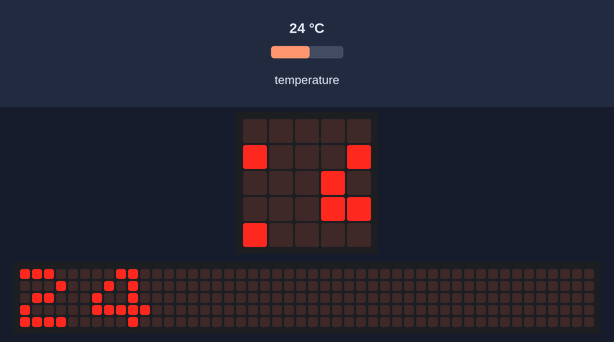
Simulated run of this program. Board: BBC micro:bit (MakeCode). Parts: the board's 5×5 LED display, a strip that is not on the board, showing the scrolling text unrolled. The test bench sets the inputs (shaded band); at power-on: temperature 24 °C. The 48×5 strip is a reading aid, not a part: it shows the text the display is scrolling, unrolled, one strip-width of it at a time.

Above: at 1.27 s.
1.3 s: temperature set to 12 °C
At 6.07 s:
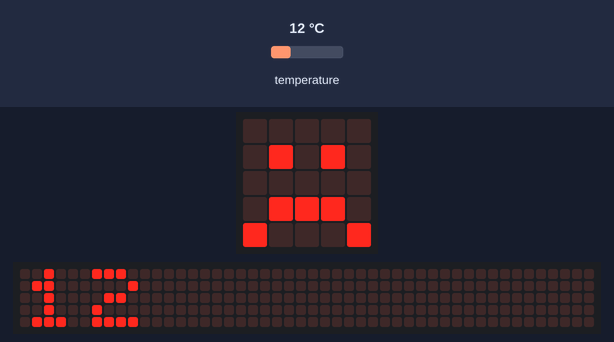
6.5 s: temperature set to 19 °C
At 9.38 s:
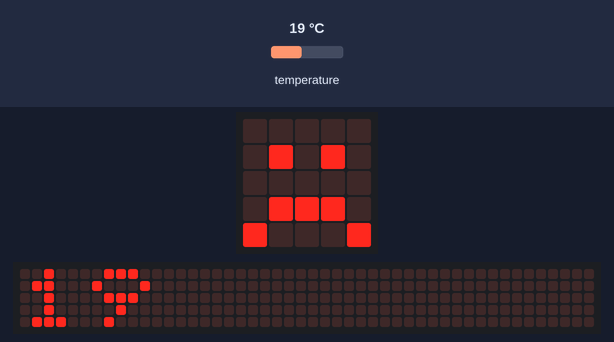
10.8 s: temperature set to 28 °C
At 18.4 s:
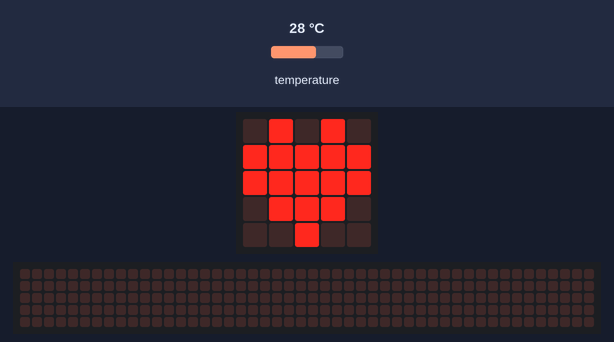

Measured:
- what the display in image 3 shows lasts 0.6 s, from 18.0 s to 18.6 s

The program:

main.ts
```typescript
basic.forever(function () {
    basic.showNumber(input.temperature())
    while (input.temperature() <= 26) {
        basic.showNumber(input.temperature())
        basic.showIcon(IconNames.Sad)
    }
    basic.showNumber(input.temperature())
    while (input.temperature() <= 31) {
        basic.showNumber(input.temperature())
        basic.showIcon(IconNames.Heart)
    }
    basic.showNumber(input.temperature())
    while (input.temperature() >= 31) {
        basic.showNumber(input.temperature())
        basic.showIcon(IconNames.Angry)
    }
})
```

test.ts
```typescript
// aquí va el archivo "tests"; esto no se compilará cuando este paquete se utilice como una extensión.
```
